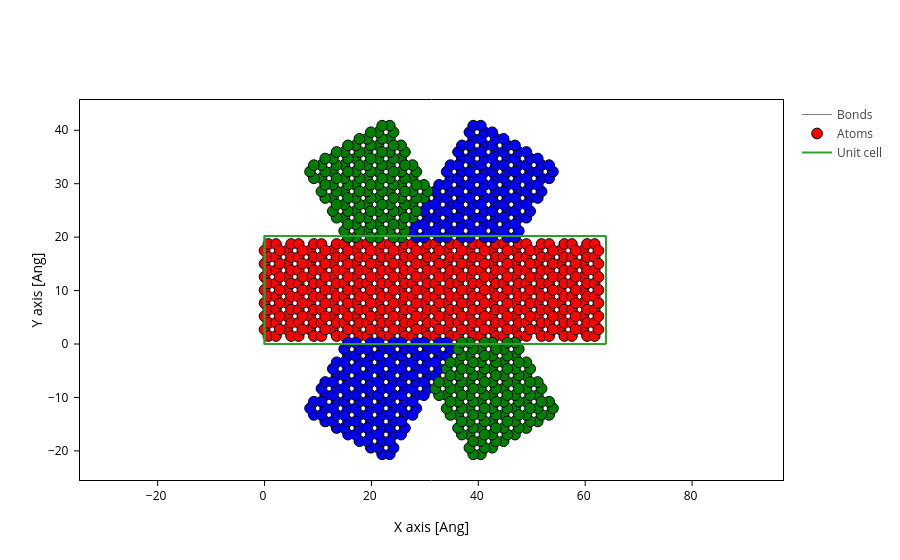

Write notebook code for a chart like this one.
### Markdown cell above
# Generating structure and plotting PDOS

### Code cell
WIDTH = 15
LENGTH = 15
graphene, atom_index = generate_structure(width=WIDTH, length=LENGTH)

fig = plot_with_center(graphene)

if False:   
   num = 0
   for key in atom_index:
      current_num = len(atom_index[key])
      num += current_num
      print(f"{key} ({current_num}) : {atom_index[key]}")
   print(f"total atoms counted: {num}")
   
fig.update_inputs(atoms_style=[
   {"color": "red", "atoms": atom_index[0]}, 
   {"color": "blue", "atoms": atom_index[1]}, 
   {"color": "green", "atoms": atom_index[2]}
                               ])
fig.show()

### Figure 1 — Plotly figure (JSON) as saved in the notebook; plotly's stock layout.template omitted (floating-point values rounded to 4 significant figures; data arrays with more than 128 entries replaced by an {"elided": "..."} marker saying what was removed)
{"data": [{"line": {"color": "gray", "width": 1}, "meta": {}, "mode": "lines", "name": "Bonds", "opacity": 1, "type": "scatter", "x": {"elided": "30618 float values"}, "y": {"elided": "30618 float values"}}, {"marker": {"color": {"elided": "1014 str values"}, "line": {"color": "black", "width": 1}, "opacity": 1, "size": 10.72}, "meta": {}, "mode": "markers", "name": "Atoms", "opacity": 1, "type": "scatter", "x": {"elided": "1014 float values"}, "y": {"elided": "1014 float values"}}, {"meta": {}, "mode": "lines", "name": "Unit cell", "type": "scatter", "x": [0.0, 0.0, 63.9, 63.9, 0.0, 0.0, NaN, 0.0, 0.0, 0.0, 63.9, 63.9, 0.0, NaN, 63.9, 63.9, NaN, 63.9, 63.9], "y": [0.0, 20.22, 20.22, 20.22, 20.22, 20.22, NaN, 20.22, 0.0, 0.0, 0.0, 0.0, 0.0, NaN, 20.22, 0.0, NaN, 20.22, 0.0]}], "layout": {"scene": {"aspectmode": "data", "xaxis": {"title": {"text": "X axis [Ang]"}}, "yaxis": {"title": {"text": "Y axis [Ang]"}}}, "xaxis": {"scaleanchor": "y", "scaleratio": 1, "title": {"text": "X axis [Ang]"}}, "yaxis": {"title": {"text": "Y axis [Ang]"}}}}
